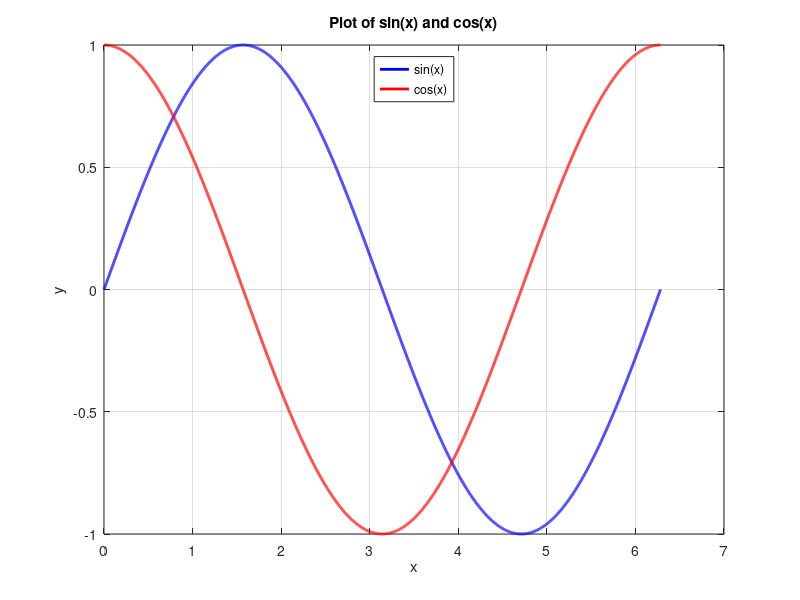
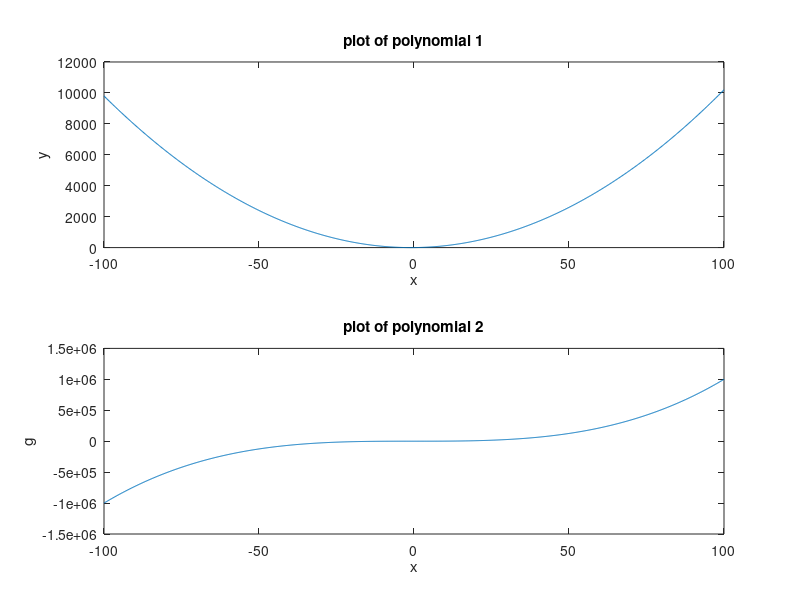

Source code (MATLAB) for these figures, in order:

%3.To draw sin x and cos x on the same graph , also plot the different graph for any two polynomials.

x = linspace(0,2*pi,5000);
plot_sin = sin(x);
plot_cos=cos(x);

%plot the graph

figure; %create a new figure

plot(x,plot_sin,'b','Linewidth',2,   'DisplayName', 'sin(x)')
hold on; 
plot(x,plot_cos, 'r', 'LineWidth', 2, 'DisplayName', 'cos(x)')

xlabel('x');
ylabel('y');

title('Plot of sin(x) and cos(x)');

legend('Location','north');
grid on;

hold off; 


%any two polynomials y = x.^2 + 2x. + 1 and g = x.^3 + 4x. + 10

x = linspace(-100, 100, 1000);
plot_y = x.^2 + 2*x + 1;
plot_g = x.^3 + 4*x + 10;

%create a figure

figure;

subplot(2,1,1); 
plot(x,plot_y);
xlabel('x');
ylabel('y');
title('plot of polynomial 1')

subplot(2,1,2); 
plot(x,plot_g);
xlabel('x');
ylabel('g');
title('plot of polynomial 2')



